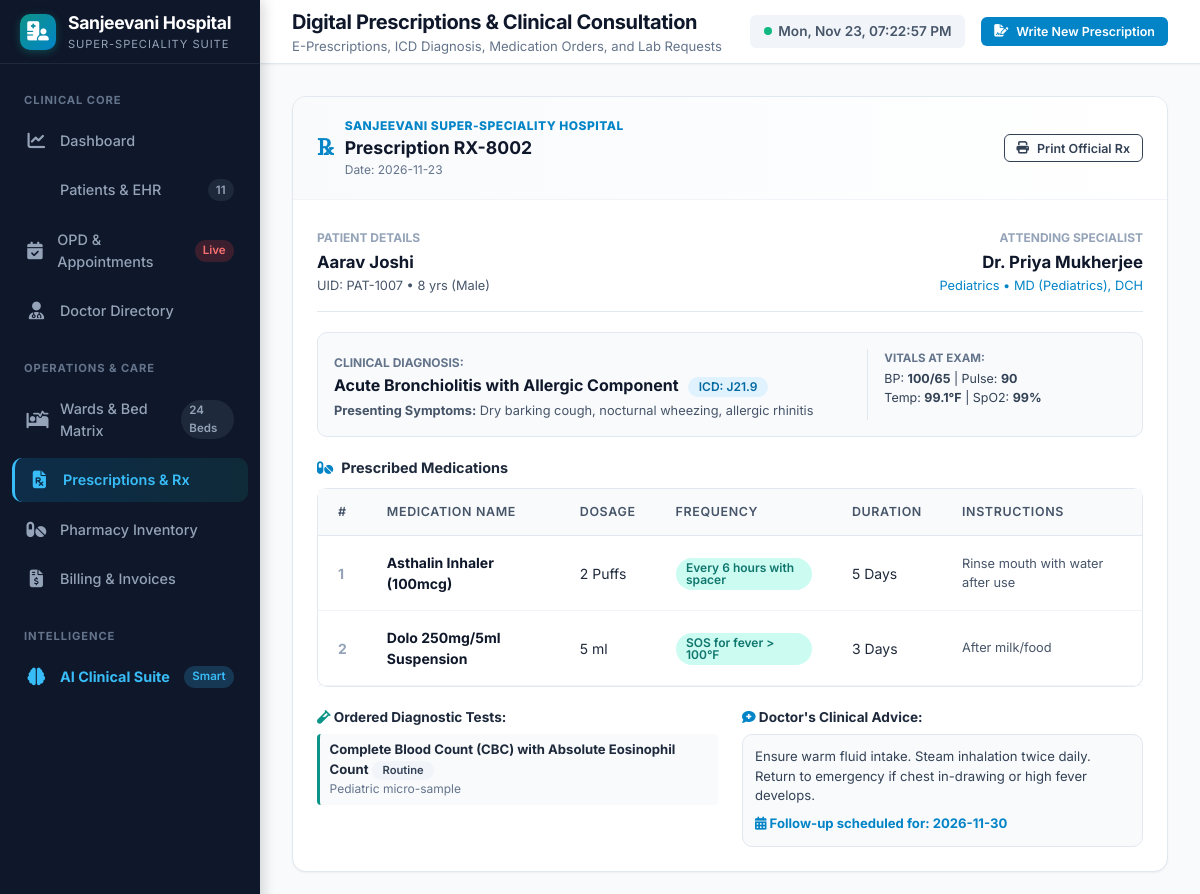
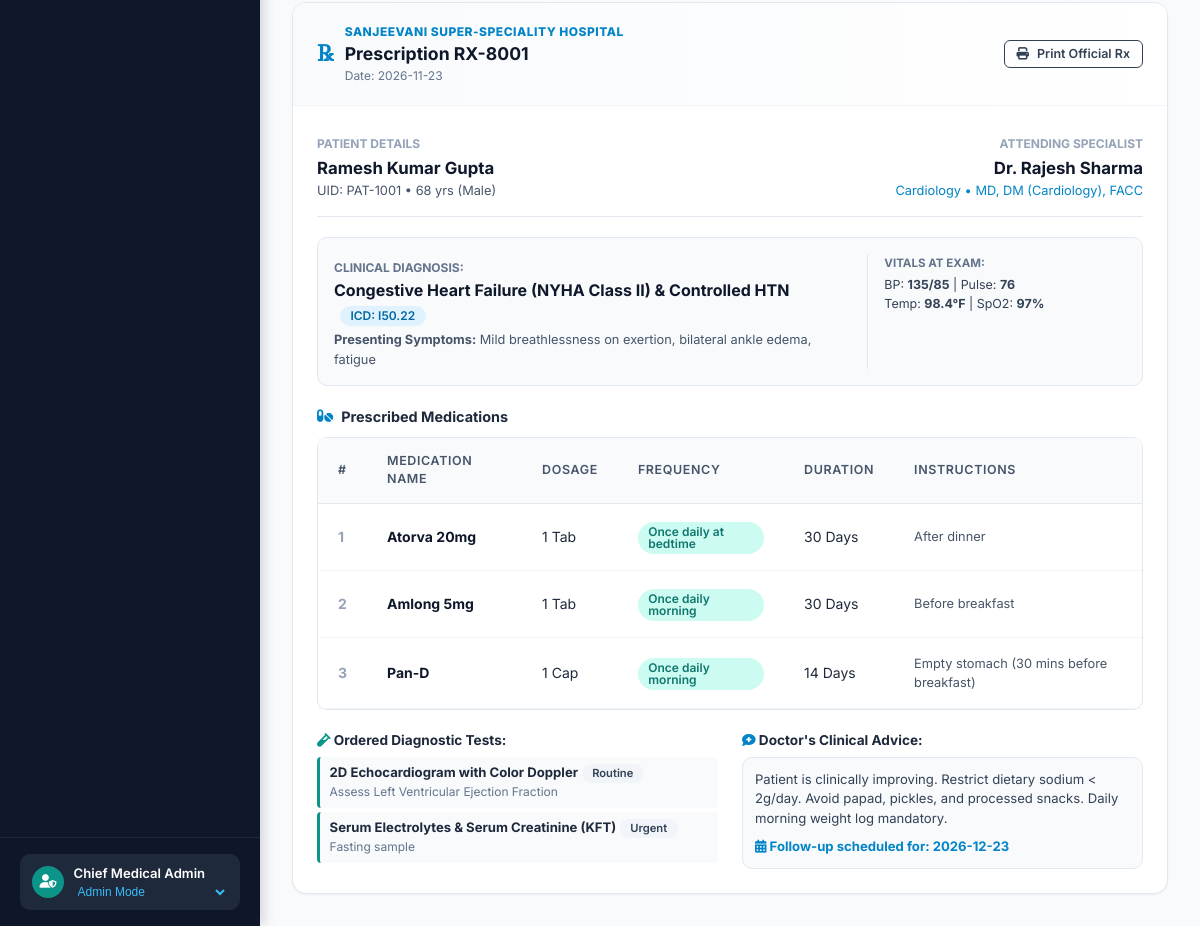
Before: /prescriptions with the older database file (2 pictures, top to bottom).
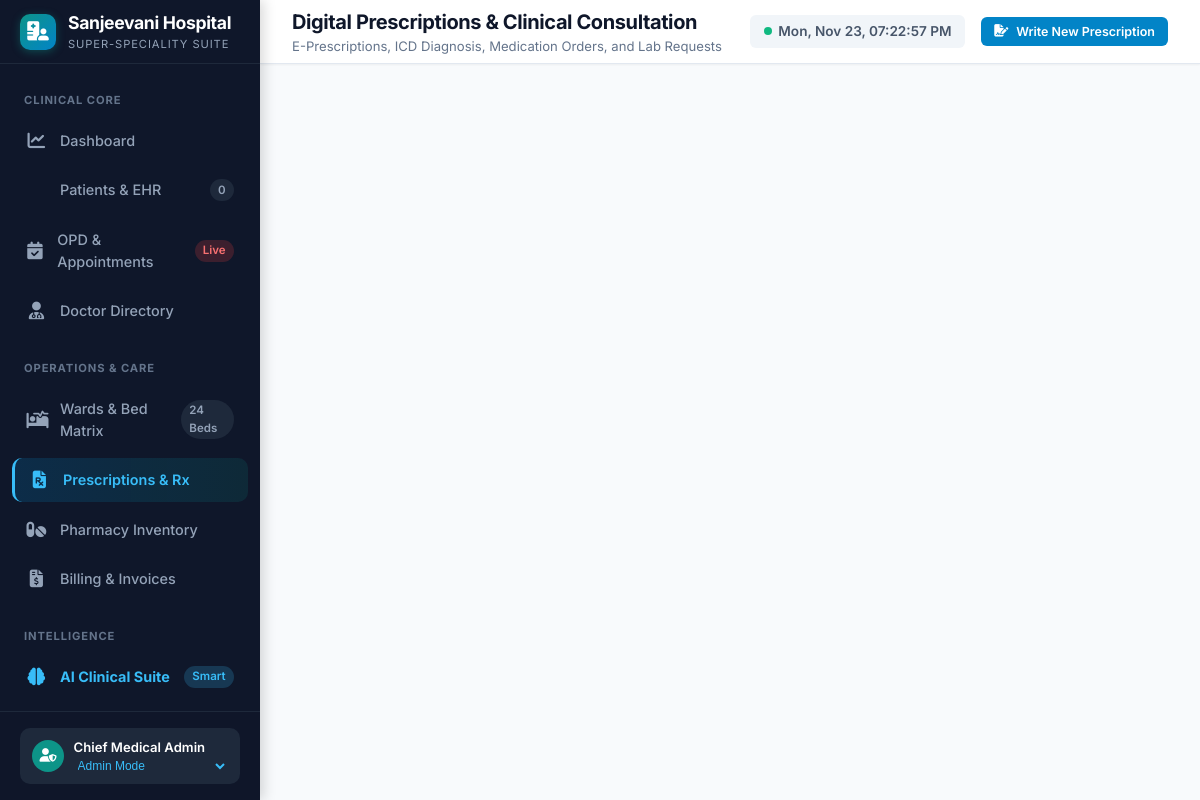
After: the same page with the newer database file.
### tables this page shows
CREATE TABLE prescriptions (
        id INTEGER PRIMARY KEY AUTOINCREMENT,
        prescription_uid TEXT UNIQUE NOT NULL,
        patient_id INTEGER NOT NULL,
        doctor_id INTEGER NOT NULL,
        appointment_id INTEGER,
        date TEXT NOT NULL,
        symptoms TEXT,
        diagnosis TEXT NOT NULL,
        icd_code TEXT,
        vitals TEXT, -- JSON
        medicines TEXT, -- JSON Array of medicines: [{name, dosage, frequency, duration, instructions}]
        lab_tests TEXT, -- JSON Array of lab tests: [{test_name, urgency, instructions}]
        doctor_notes TEXT,
        follow_up_date TEXT,
        created_at TIMESTAMP DEFAULT CURRENT_TIMESTAMP,
        FOREIGN KEY (patient_id) REFERENCES patients(id) ON DELETE CASCADE,
        FOREIGN KEY (doctor_id) REFERENCES doctors(id) ON DELETE CASCADE,
        FOREIGN KEY (appointment_id) REFERENCES appointments(id) ON DELETE SET NULL
    );

CREATE TABLE patients (
        id INTEGER PRIMARY KEY AUTOINCREMENT,
        patient_uid TEXT UNIQUE NOT NULL,
        name TEXT NOT NULL,
        age INTEGER NOT NULL,
        gender TEXT NOT NULL,
        blood_group TEXT,
        phone TEXT,
        email TEXT,
        address TEXT,
        emergency_contact_name TEXT,
        emergency_contact_phone TEXT,
        allergies TEXT,
        chronic_conditions TEXT,
        admission_status TEXT DEFAULT 'Outpatient', -- 'Outpatient', 'Admitted', 'Discharged', 'Emergency'
        bed_id INTEGER,
        created_at TIMESTAMP DEFAULT CURRENT_TIMESTAMP,
        FOREIGN KEY (bed_id) REFERENCES beds(id) ON DELETE SET NULL
    );

CREATE TABLE doctors (
        id INTEGER PRIMARY KEY AUTOINCREMENT,
        doctor_uid TEXT UNIQUE NOT NULL,
        name TEXT NOT NULL,
        department TEXT NOT NULL,
        specialization TEXT NOT NULL,
        qualification TEXT,
        experience_years INTEGER,
        room_number TEXT,
        phone TEXT,
        email TEXT,
        shift TEXT,
        consultation_fee REAL DEFAULT 500.0,
        status TEXT DEFAULT 'Available', -- 'Available', 'In Consultation', 'On Round', 'Off Duty'
        rating REAL DEFAULT 4.8
    );

### app.py (the view)
@app.get("/prescriptions", response_class=HTMLResponse)
async def prescriptions_page(request: Request, patient_id: Optional[int] = None, doctor_id: Optional[int] = None, appointment_id: Optional[int] = None):
    prescriptions = get_all_prescriptions(patient_id=patient_id)
    patients = get_all_patients()
    doctors = get_all_doctors()
    metrics = get_dashboard_metrics()
    return templates.TemplateResponse(
        request=request,
        name="prescriptions.html",
        context={
            "active_page": "prescriptions",
            "prescriptions": prescriptions,
            "patients": patients,
            "doctors": doctors,
            "preselected_patient": patient_id,
            "preselected_doctor": doctor_id,
            "appointment_id": appointment_id,
            "total_patients": metrics["total_patients"]
        }
    )

### templates/prescriptions.html (shortened to what the changed rows need)
{% extends "base.html" %}
{% block page_title %}Digital Prescriptions & Clinical Consultation{% endblock %}
{% block content %}
<div style="display: grid; grid-template-columns: 1fr; gap: 1.5rem;">
    {% for rx in prescriptions %}
    <div class="card print-container">
        <div class="card-header" style="background: linear-gradient(90deg, #f8fafc, #ffffff);">
            <div>
                <div style="display:flex; align-items:center; gap:0.75rem;">
                    <span style="font-size:1.4rem; font-weight:800; color:var(--primary); font-family:serif;">℞</span>
                    <div>
                        <div style="font-size:0.75rem; font-weight:800; color:var(--primary); text-transform:uppercase; letter-spacing:0.5px;">Sanjeevani Super-Speciality Hospital</div>
                        <h3 style="font-size:1.1rem; font-weight:700; color:var(--slate-900);">Prescription {{ rx.prescription_uid }}</h3>
                        <div style="font-size:0.75rem; color:var(--slate-500);">Date: {{ rx.date }}</div>
                    </div>
                </div>
            </div>
            <div style="text-align:right;">
                <button class="btn btn-outline btn-sm no-print" onclick="window.print()">
                    <i class="fas fa-print"></i> Print Official Rx
                </button>
            </div>
        </div>
        <div class="card-body">
            <div style="display:grid; grid-template-columns: 1fr 1fr; gap:1.5rem; padding-bottom:1rem; border-bottom:1px solid var(--slate-200); margin-bottom:1.25rem;">
                <div>
                    <span style="font-size:0.75rem; color:var(--slate-400); text-transform:uppercase; font-weight:700;">Patient Details</span>
                    <div style="font-size:1.05rem; font-weight:700; color:var(--slate-900); margin-top:2px;">{{ rx.patient_name }}</div>
                    <div style="font-size:0.8rem; color:var(--slate-600);">UID: {{ rx.patient_uid }} • {{ rx.patient_age }} yrs ({{ rx.patient_gender }})</div>
                </div>
                <div style="text-align:right;">
                    <span style="font-size:0.75rem; color:var(--slate-400); text-transform:uppercase; font-weight:700;">Attending Specialist</span>
                    <div style="font-size:1.05rem; font-weight:700; color:var(--slate-900); margin-top:2px;">{{ rx.doctor_name }}</div>
                    <div style="font-size:0.8rem; color:var(--primary);">{{ rx.doctor_dept }} • {{ rx.doctor_qual }}</div>
                </div>
            </div>
            <div style="background:var(--slate-50); border:1px solid var(--slate-200); border-radius:var(--radius-md); padding:1rem; margin-bottom:1.25rem;">
                <div style="display:grid; grid-template-columns: 2fr 1fr; gap:1rem;">
                    <div>
                        <span style="font-size:0.75rem; color:var(--slate-500); font-weight:700; text-transform:uppercase;">Clinical Diagnosis:</span>
                        <div style="font-weight:700; font-size:1rem; color:var(--slate-900);">
                            {{ rx.diagnosis }}
                            {% if rx.icd_code %}
                            <span class="badge badge-primary" style="margin-left:6px;">ICD: {{ rx.icd_code }}</span>
                            {% endif %}
                        </div>
                        {% if rx.symptoms %}
                        <div style="font-size:0.8rem; color:var(--slate-600); margin-top:4px;">
                            <strong>Presenting Symptoms:</strong> {{ rx.symptoms }}
                        </div>
                        {% endif %}
                    </div>
                    {% if rx.vitals %}
                    <div style="border-left:1px solid var(--slate-200); padding-left:1rem; font-size:0.78rem;">
                        <span style="font-size:0.72rem; color:var(--slate-500); font-weight:700; text-transform:uppercase;">Vitals at Exam:</span>
                        <div style="margin-top:3px; color:var(--slate-700);">
                            BP: <strong>{{ rx.vitals.bp or '--' }}</strong> | Pulse: <strong>{{ rx.vitals.pulse or '--' }}</strong>
                        </div>
                        <div style="color:var(--slate-700);">
                            Temp: <strong>{{ rx.vitals.temp or '--' }}°F</strong> | SpO2: <strong>{{ rx.vitals.spo2 or '--' }}%</strong>
                        </div>
                    </div>
                    {% endif %}
                </div>
            </div>
            <div style="margin-bottom:1.25rem;">
                <h4 style="font-size:0.9rem; font-weight:700; color:var(--slate-800); margin-bottom:0.6rem; display:flex; align-items:center; gap:0.5rem;">
                    <i class="fas fa-pills" style="color:var(--primary);"></i> Prescribed Medications
                </h4>
                <div class="table-responsive">
                    <table class="clinical-table" style="background:#fff; border:1px solid var(--slate-200); border-radius:var(--radius-md);">
                        <thead>
                            <tr>
                                <th>#</th>
                                <th>Medication Name</th>
                                <th>Dosage</th>
                                <th>Frequency</th>
                                <th>Duration</th>
                                <th>Instructions</th>
                            </tr>
                        </thead>
                        <tbody>
                            {% for m in rx.medicines %}
                            <tr>
                                <td style="font-weight:700; color:var(--slate-400);">{{ loop.index }}</td>
                                <td><strong style="color:var(--slate-900);">{{ m.name }}</strong></td>
                                <td>{{ m.dosage }}</td>
                                <td><span class="badge badge-teal">{{ m.frequency }}</span></td>
                                <td>{{ m.duration }}</td>
                                <td style="color:var(--slate-600); font-size:0.8rem;">{{ m.instructions }}</td>
                            </tr>
                            {% endfor %}
                        </tbody>
                    </table>
                </div>
            </div>
            {% if rx.lab_tests or rx.doctor_notes %}
            <div style="display:grid; grid-template-columns: 1fr 1fr; gap:1.5rem; margin-top:1rem;">
                {% if rx.lab_tests %}
                <div>
                    <h5 style="font-size:0.85rem; font-weight:700; color:var(--slate-800); margin-bottom:0.4rem;">
                        <i class="fas fa-vial" style="color:var(--teal);"></i> Ordered Diagnostic Tests:
                    </h5>
                    <ul style="list-style:none; padding:0; font-size:0.82rem;">
                        {% for lt in rx.lab_tests %}
                        <li style="padding:0.4rem 0.6rem; background:var(--slate-50); border-radius:4px; margin-bottom:4px; border-left:3px solid var(--teal);">
                            <strong>{{ lt.test_name }}</strong> <span class="badge badge-slate" style="font-size:0.7rem;">{{ lt.urgency }}</span>
                            <div style="font-size:0.75rem; color:var(--slate-500);">{{ lt.instructions }}</div>
                        </li>
                        {% endfor %}
                    </ul>
                </div>
                {% endif %}
                <div>
                    <h5 style="font-size:0.85rem; font-weight:700; color:var(--slate-800); margin-bottom:0.4rem;">
                        <i class="fas fa-comment-medical" style="color:var(--primary);"></i> Doctor's Clinical Advice:
                    </h5>
                    <div style="font-size:0.82rem; color:var(--slate-700); background:var(--slate-50); padding:0.75rem; border-radius:var(--radius-md); border:1px solid var(--slate-200);">
                        {{ rx.doctor_notes or 'Routine health precautions.' }}
                        {% if rx.follow_up_date %}
                        <div style="margin-top:0.5rem; font-weight:700; color:var(--primary);">
                            <i class="fas fa-calendar-alt"></i> Follow-up scheduled for: {{ rx.follow_up_date }}
                        </div>
                        {% endif %}
                    </div>
                </div>
            </div>
            {% endif %}
        </div>
    </div>
    {% endfor %}
</div>
{% endblock %}

Changed rows visible on the page:
removed prescriptions: prescription_uid "RX-8002", date "2026-11-23", patient_name "Aarav Joshi", patient_uid "PAT-1007", patient_age "8", patient_gender "Male", doctor_name "Dr. Priya Mukherjee", doctor_dept "Pediatrics", doctor_qual "MD (Pediatrics), DCH", diagnosis "Acute Bronchiolitis with Allergic Component", icd_code "J21.9", symptoms "Dry barking cough, nocturnal wheezing, allergic rhinitis", vitals "100/65", vitals "90", vitals "99.1", vitals "99", name "Asthalin Inhaler (100mcg)" "Dolo 250mg/5ml Suspension", dosage "2 Puffs" "5 ml", frequency "Every 6 hours with spacer" "SOS for fever > 100°F", duration "5 Days" "3 Days", instructions "Rinse mouth with water after use" "After milk/food", test_name "Complete Blood Count (CBC) with Absolute Eosinophil Count", urgency "Routine", instructions "Pediatric micro-sample", doctor_notes "Ensure warm fluid intake. Steam inhalation twice daily. Return to emergency if chest in-drawing or high fever develops.", follow_up_date "2026-11-30"
removed prescriptions: prescription_uid "RX-8001", date "2026-11-23", patient_name "Ramesh Kumar Gupta", patient_uid "PAT-1001", patient_age "68", patient_gender "Male", doctor_name "Dr. Rajesh Sharma", doctor_dept "Cardiology", doctor_qual "MD, DM (Cardiology), FACC", diagnosis "Congestive Heart Failure (NYHA Class II) & Controlled HTN", icd_code "I50.22", symptoms "Mild breathlessness on exertion, bilateral ankle edema, fatigue", vitals "135/85", vitals "76", vitals "98.4", vitals "97", name "Atorva 20mg" "Amlong 5mg" "Pan-D", dosage "1 Tab" "1 Tab" "1 Cap", frequency "Once daily at bedtime" "Once daily morning" "Once daily morning", duration "30 Days" "30 Days" "14 Days", instructions "After dinner" "Before breakfast" "Empty stomach (30 mins before breakfast)", test_name "2D Echocardiogram with Color Doppler" "Serum Electrolytes & Serum Creatinine (KFT)", urgency "Routine" "Urgent", instructions "Assess Left Ventricular Ejection Fraction" "Fasting sample", doctor_notes "Patient is clinically improving. Restrict dietary sodium < 2g/day. Avoid papad, pickles, and processed snacks. Daily morning weight log mandatory.", follow_up_date "2026-12-23"
Other visible differences:
{{ total_patients if total_patients is not none else 0 }}: "11" → "0"
